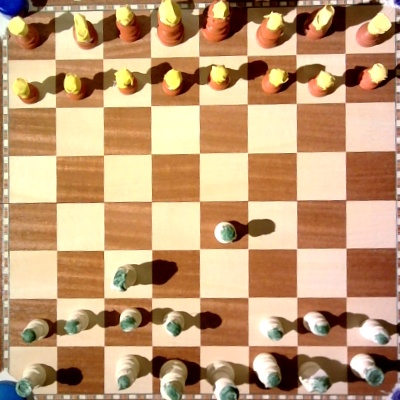
#> input picture SPLITIMG/Wraped.jpg, 400 x 400 px, found by its file name
$ python Test_program_Detect_pieces.py
#> lines starting #> are read from the running program, lines starting #| are printed output that depends on the picture; after the words box and inside, x2 and y2 are one past the last pixel; in counts of white or black regions, pixels touching at a corner belong together
# import the necessary packages
import numpy as np
import cv2
import os
# load the image
image = cv2.imread("SPLITIMG\Wraped.jpg")
#> image is the input picture: shape (400, 400, 3); mean B, G, R 115.6, 154.5, 193

# define the list of boundaries
boundaries = [
	#([17, 15, 100], [50, 56, 200]),
	#([0, 85, 0], [100, 255, 100]),
	#([25, 146, 190], [62, 174, 250]),
	#([25, 100, 180], [45, 180, 255]),
	#([22, 93, 0], [45, 255, 255])
	([80, 230, 230], [170, 255, 255]),
	([45, 90 , 0], [110, 250, 102])
]


# loop over the boundaries

numrow = 1
while numrow <= 8:
	numplace = 1
	while numplace <= 8:
		string = str("_0" + str(numrow) + "_0" + str(numplace))
		img = "SPLITIMG\Wraped"  + string + ".png" #.jpg"# + string + ".png"
		for (lower, upper) in boundaries:
			image = cv2.imread(img)
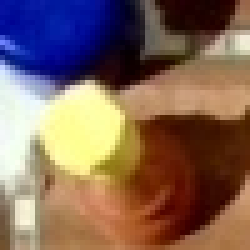
#> input picture SPLITIMG/Wraped_01_01.png, 50 x 50 px, found by its file name (shown 5 times larger)
#> image is the input picture: shape (50, 50, 3); mean B, G, R 88.9, 101.4, 128.5
			# create NumPy arrays from the boundaries
			lower = np.array(lower, dtype = "uint8")
			upper = np.array(upper, dtype = "uint8")
			# find the colors within the specified boundaries and apply
			# the mask
			mask = cv2.inRange(image, lower, upper)
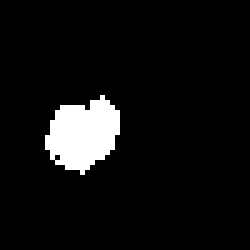
#> mask: shape (50, 50) (shown 5 times larger); 6.4% white; 1 white region, box (x1, y1, x2, y2) and area: (9, 19, 24, 35) 161
			output = cv2.bitwise_and(image, image, mask = mask)
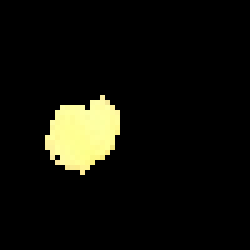
#> output: shape (50, 50, 3) (shown 5 times larger); mean B, G, R 9.9, 16.2, 16.4
			# show the images
			print(np.transpose(mask.nonzero()).size)
#| 322
			print(string)
			cv2.imshow("images", np.hstack([image, output]))
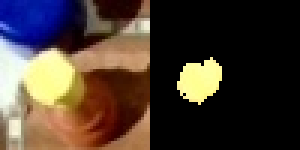
#> window 'images': shape (50, 100, 3) (shown 3 times larger); mean B, G, R 49.4, 58.8, 72.4
			cv2.waitKey(0)
		numplace += 1
#> numplace = 2
	numrow += 1
